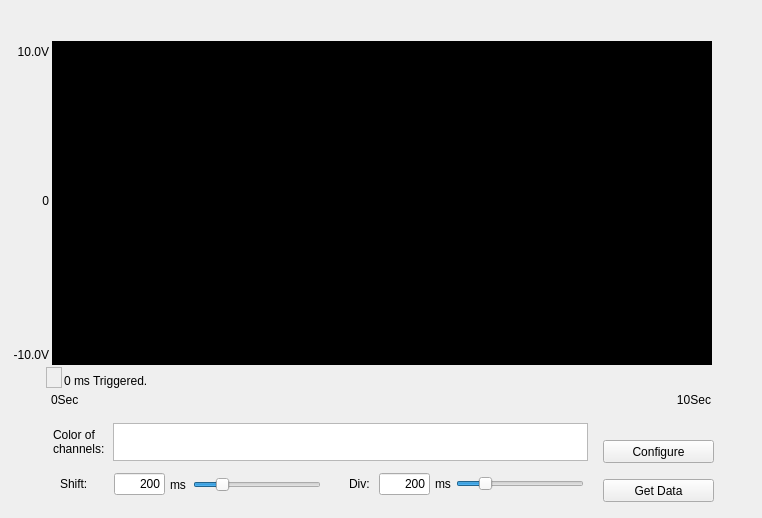
<?xml version="1.0" encoding="UTF-8"?>
<ui version="4.0">
 <class>AsynOneBufferedAI_TDtpClass</class>
 <widget class="QDialog" name="AsynOneBufferedAI_TDtpClass">
  <property name="geometry">
   <rect>
    <x>0</x>
    <y>0</y>
    <width>762</width>
    <height>518</height>
   </rect>
  </property>
  <property name="minimumSize">
   <size>
    <width>762</width>
    <height>518</height>
   </size>
  </property>
  <property name="maximumSize">
   <size>
    <width>762</width>
    <height>518</height>
   </size>
  </property>
  <property name="windowTitle">
   <string>Asynchronous One Buffered AI with Trigger Delay to Stop</string>
  </property>
  <widget class="QListWidget" name="listWidget">
   <property name="geometry">
    <rect>
     <x>113</x>
     <y>423</y>
     <width>475</width>
     <height>38</height>
    </rect>
   </property>
   <property name="verticalScrollBarPolicy">
    <enum>Qt::ScrollBarAlwaysOff</enum>
   </property>
   <property name="horizontalScrollBarPolicy">
    <enum>Qt::ScrollBarAlwaysOff</enum>
   </property>
   <property name="selectionMode">
    <enum>QAbstractItemView::NoSelection</enum>
   </property>
   <property name="flow">
    <enum>QListView::LeftToRight</enum>
   </property>
   <property name="isWrapping" stdset="0">
    <bool>true</bool>
   </property>
  </widget>
  <widget class="QLabel" name="lblYCoordinateMin">
   <property name="geometry">
    <rect>
     <x>3</x>
     <y>347</y>
     <width>46</width>
     <height>16</height>
    </rect>
   </property>
   <property name="text">
    <string>-10.0V</string>
   </property>
   <property name="alignment">
    <set>Qt::AlignRight|Qt::AlignTrailing|Qt::AlignVCenter</set>
   </property>
  </widget>
  <widget class="QPushButton" name="btnConfigure">
   <property name="enabled">
    <bool>true</bool>
   </property>
   <property name="geometry">
    <rect>
     <x>603</x>
     <y>440</y>
     <width>111</width>
     <height>23</height>
    </rect>
   </property>
   <property name="text">
    <string>Configure</string>
   </property>
   <property name="autoDefault">
    <bool>false</bool>
   </property>
  </widget>
  <widget class="QLabel" name="lblDiv">
   <property name="geometry">
    <rect>
     <x>349</x>
     <y>476</y>
     <width>31</width>
     <height>16</height>
    </rect>
   </property>
   <property name="minimumSize">
    <size>
     <width>31</width>
     <height>16</height>
    </size>
   </property>
   <property name="text">
    <string>Div:</string>
   </property>
   <property name="alignment">
    <set>Qt::AlignLeading|Qt::AlignLeft|Qt::AlignVCenter</set>
   </property>
  </widget>
  <widget class="QPushButton" name="btnGetData">
   <property name="enabled">
    <bool>true</bool>
   </property>
   <property name="geometry">
    <rect>
     <x>603</x>
     <y>479</y>
     <width>111</width>
     <height>23</height>
    </rect>
   </property>
   <property name="text">
    <string>Get Data</string>
   </property>
   <property name="autoDefault">
    <bool>false</bool>
   </property>
  </widget>
  <widget class="QSlider" name="sldDiv">
   <property name="enabled">
    <bool>true</bool>
   </property>
   <property name="geometry">
    <rect>
     <x>456</x>
     <y>473</y>
     <width>128</width>
     <height>21</height>
    </rect>
   </property>
   <property name="minimum">
    <number>10</number>
   </property>
   <property name="maximum">
    <number>1000</number>
   </property>
   <property name="singleStep">
    <number>10</number>
   </property>
   <property name="value">
    <number>200</number>
   </property>
   <property name="orientation">
    <enum>Qt::Horizontal</enum>
   </property>
   <property name="tickPosition">
    <enum>QSlider::NoTicks</enum>
   </property>
  </widget>
  <widget class="QLabel" name="lblShiftUnit">
   <property name="geometry">
    <rect>
     <x>170</x>
     <y>477</y>
     <width>16</width>
     <height>16</height>
    </rect>
   </property>
   <property name="text">
    <string>ms</string>
   </property>
   <property name="alignment">
    <set>Qt::AlignLeading|Qt::AlignLeft|Qt::AlignVCenter</set>
   </property>
  </widget>
  <widget class="QLabel" name="lblXCoordinateStart">
   <property name="geometry">
    <rect>
     <x>51</x>
     <y>392</y>
     <width>71</width>
     <height>16</height>
    </rect>
   </property>
   <property name="text">
    <string>0Sec</string>
   </property>
   <property name="alignment">
    <set>Qt::AlignLeading|Qt::AlignLeft|Qt::AlignVCenter</set>
   </property>
  </widget>
  <widget class="QFrame" name="graphFrame">
   <property name="geometry">
    <rect>
     <x>52</x>
     <y>41</y>
     <width>660</width>
     <height>324</height>
    </rect>
   </property>
   <property name="styleSheet">
    <string notr="true">background-color: rgb(0, 0, 0);</string>
   </property>
   <property name="frameShape">
    <enum>QFrame::StyledPanel</enum>
   </property>
   <property name="frameShadow">
    <enum>QFrame::Raised</enum>
   </property>
  </widget>
  <widget class="QLabel" name="lblYCoordinateMax">
   <property name="geometry">
    <rect>
     <x>3</x>
     <y>42</y>
     <width>46</width>
     <height>20</height>
    </rect>
   </property>
   <property name="text">
    <string>10.0V</string>
   </property>
   <property name="alignment">
    <set>Qt::AlignRight|Qt::AlignTrailing|Qt::AlignVCenter</set>
   </property>
  </widget>
  <widget class="QLabel" name="lblXCoordinateEnd">
   <property name="geometry">
    <rect>
     <x>621</x>
     <y>392</y>
     <width>90</width>
     <height>16</height>
    </rect>
   </property>
   <property name="text">
    <string>10Sec</string>
   </property>
   <property name="alignment">
    <set>Qt::AlignRight|Qt::AlignTrailing|Qt::AlignVCenter</set>
   </property>
  </widget>
  <widget class="QLabel" name="lblYCoordinateMid">
   <property name="geometry">
    <rect>
     <x>3</x>
     <y>193</y>
     <width>46</width>
     <height>16</height>
    </rect>
   </property>
   <property name="text">
    <string>0</string>
   </property>
   <property name="alignment">
    <set>Qt::AlignRight|Qt::AlignTrailing|Qt::AlignVCenter</set>
   </property>
  </widget>
  <widget class="QLabel" name="lblShift">
   <property name="geometry">
    <rect>
     <x>60</x>
     <y>476</y>
     <width>51</width>
     <height>16</height>
    </rect>
   </property>
   <property name="minimumSize">
    <size>
     <width>41</width>
     <height>16</height>
    </size>
   </property>
   <property name="text">
    <string>Shift:</string>
   </property>
   <property name="alignment">
    <set>Qt::AlignLeading|Qt::AlignLeft|Qt::AlignVCenter</set>
   </property>
  </widget>
  <widget class="QLabel" name="lblColor">
   <property name="geometry">
    <rect>
     <x>53</x>
     <y>423</y>
     <width>61</width>
     <height>38</height>
    </rect>
   </property>
   <property name="minimumSize">
    <size>
     <width>61</width>
     <height>38</height>
    </size>
   </property>
   <property name="text">
    <string>Color of
channels:</string>
   </property>
   <property name="alignment">
    <set>Qt::AlignLeading|Qt::AlignLeft|Qt::AlignVCenter</set>
   </property>
  </widget>
  <widget class="QLineEdit" name="edtDivValue">
   <property name="geometry">
    <rect>
     <x>379</x>
     <y>473</y>
     <width>51</width>
     <height>22</height>
    </rect>
   </property>
   <property name="text">
    <string>200</string>
   </property>
   <property name="alignment">
    <set>Qt::AlignRight|Qt::AlignTrailing|Qt::AlignVCenter</set>
   </property>
   <property name="readOnly">
    <bool>true</bool>
   </property>
  </widget>
  <widget class="QLineEdit" name="edtShiftValue">
   <property name="geometry">
    <rect>
     <x>114</x>
     <y>473</y>
     <width>51</width>
     <height>22</height>
    </rect>
   </property>
   <property name="text">
    <string>200</string>
   </property>
   <property name="alignment">
    <set>Qt::AlignRight|Qt::AlignTrailing|Qt::AlignVCenter</set>
   </property>
   <property name="readOnly">
    <bool>true</bool>
   </property>
  </widget>
  <widget class="QSlider" name="sldShift">
   <property name="enabled">
    <bool>true</bool>
   </property>
   <property name="geometry">
    <rect>
     <x>193</x>
     <y>474</y>
     <width>128</width>
     <height>21</height>
    </rect>
   </property>
   <property name="minimum">
    <number>10</number>
   </property>
   <property name="maximum">
    <number>1000</number>
   </property>
   <property name="singleStep">
    <number>10</number>
   </property>
   <property name="value">
    <number>200</number>
   </property>
   <property name="orientation">
    <enum>Qt::Horizontal</enum>
   </property>
   <property name="tickPosition">
    <enum>QSlider::NoTicks</enum>
   </property>
  </widget>
  <widget class="QLabel" name="lblDivUnit">
   <property name="geometry">
    <rect>
     <x>435</x>
     <y>476</y>
     <width>16</width>
     <height>16</height>
    </rect>
   </property>
   <property name="minimumSize">
    <size>
     <width>16</width>
     <height>16</height>
    </size>
   </property>
   <property name="text">
    <string>ms</string>
   </property>
   <property name="alignment">
    <set>Qt::AlignLeading|Qt::AlignLeft|Qt::AlignVCenter</set>
   </property>
  </widget>
  <widget class="QFrame" name="triggerPointFlag">
   <property name="geometry">
    <rect>
     <x>46</x>
     <y>367</y>
     <width>16</width>
     <height>21</height>
    </rect>
   </property>
   <property name="minimumSize">
    <size>
     <width>16</width>
     <height>21</height>
    </size>
   </property>
   <property name="maximumSize">
    <size>
     <width>16</width>
     <height>21</height>
    </size>
   </property>
   <property name="styleSheet">
    <string notr="true">background:url(:/AsynOneBufferedAI_TDtp/Resources/trigger.png)</string>
   </property>
   <property name="frameShape">
    <enum>QFrame::StyledPanel</enum>
   </property>
   <property name="frameShadow">
    <enum>QFrame::Raised</enum>
   </property>
  </widget>
  <widget class="QLabel" name="label_triggerPoint">
   <property name="geometry">
    <rect>
     <x>64</x>
     <y>373</y>
     <width>121</width>
     <height>16</height>
    </rect>
   </property>
   <property name="minimumSize">
    <size>
     <width>121</width>
     <height>16</height>
    </size>
   </property>
   <property name="maximumSize">
    <size>
     <width>121</width>
     <height>16</height>
    </size>
   </property>
   <property name="text">
    <string>0 ms Triggered.</string>
   </property>
  </widget>
 </widget>
 <layoutdefault spacing="6" margin="11"/>
 <resources/>
 <connections/>
</ui>
